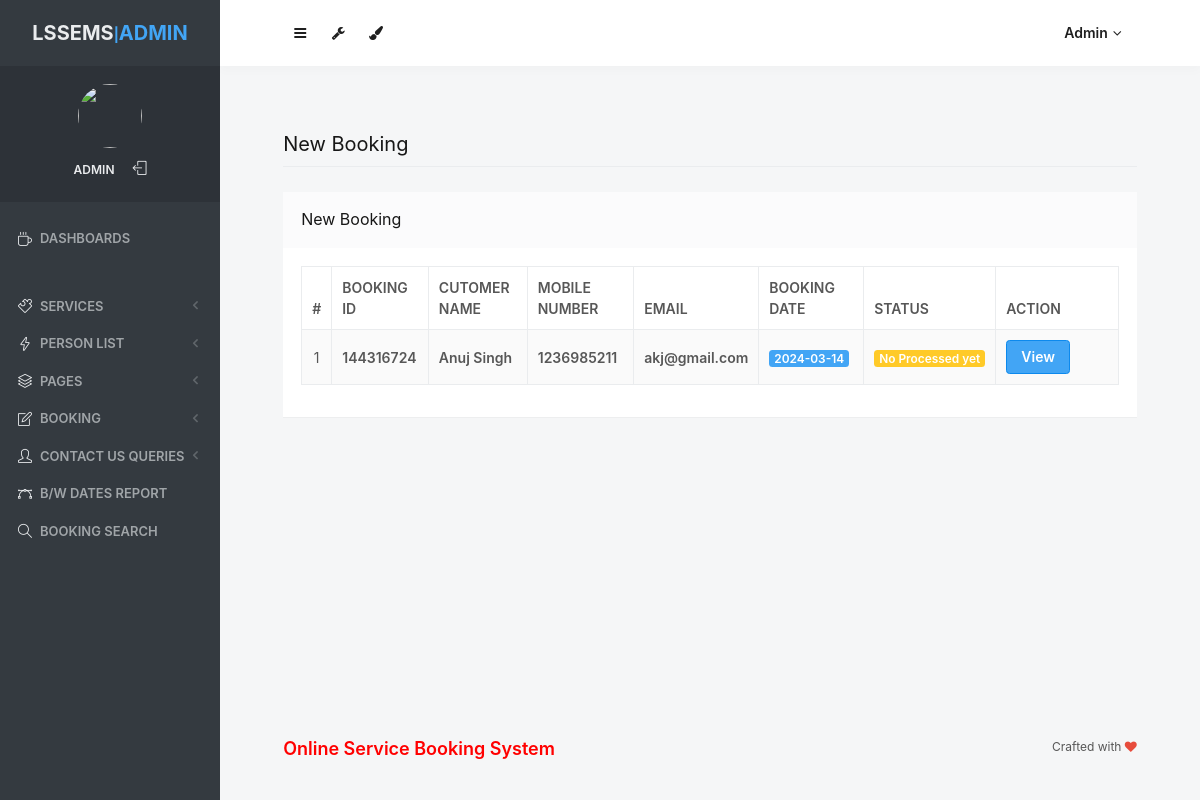
Screenshot of /admin/new-booking.php (signed in) with the database file from the repository.
### tables this page shows
CREATE TABLE `tblbooking` (
  `ID` int(10) NOT NULL,
  `BookingID` int(10) DEFAULT NULL,
  `ServiceID` int(10) DEFAULT NULL,
  `UserID` int(5) DEFAULT NULL,
  `BookingDate` date DEFAULT NULL,
  `ServiceType` varchar(200) DEFAULT NULL,
  `cityName` varchar(255) DEFAULT NULL,
  `Message` mediumtext DEFAULT NULL,
  `Remark` varchar(200) DEFAULT NULL,
  `Status` varchar(200) DEFAULT NULL
);

CREATE TABLE `tbluser` (
  `ID` int(10) NOT NULL,
  `FullName` varchar(200) DEFAULT NULL,
  `MobileNumber` bigint(10) DEFAULT NULL,
  `Email` varchar(200) DEFAULT NULL,
  `Password` varchar(200) DEFAULT NULL,
  `RegDate` timestamp NULL DEFAULT current_timestamp()
);

### admin/new-booking.php (the view, shortened to what this page needs)
<?php
include('includes/dbconnection.php');
if (strlen($_SESSION['odmsaid']==0)) {
  header('location:logout.php');
  } else{
  ?>
<!doctype html>
<html lang="en" class="no-focus">
    <head>
        <link rel="stylesheet" href="assets/js/plugins/datatables/dataTables.bootstrap4.min.css">
        <link rel="stylesheet" id="css-main" href="assets/css/codebase.min.css">
    </head>
    <body>
        <div id="page-container" class="sidebar-o sidebar-inverse side-scroll page-header-fixed main-content-narrow">
           <?php include_once('includes/sidebar.php');?>
          <?php include_once('includes/header.php');?>
            <main id="main-container">
                <div class="content">
                    <h2 class="content-heading">New Booking</h2>
                    <div class="block">
                        <div class="block-header block-header-default">
                            <h3 class="block-title">New Booking</h3>
                        </div>
                        <div class="block-content block-content-full">
                            <table class="table table-bordered table-striped table-vcenter js-dataTable-full-pagination">
                                <thead>
                                    <tr>
                                        <th class="text-center">#</th>
                                        <th>Booking ID</th>
                                        <th class="d-none d-sm-table-cell">Cutomer Name</th>
                                        <th class="d-none d-sm-table-cell">Mobile Number</th>
                                        <th class="d-none d-sm-table-cell">Email</th>
                                        <th class="d-none d-sm-table-cell">Booking Date</th>
                                        <th class="d-none d-sm-table-cell">Status</th>
                                        <th class="d-none d-sm-table-cell" style="width: 15%;">Action</th>
                                       </tr>
                                </thead>
                                <tbody>
                                    <?php
$sql="SELECT tbluser.FullName,tbluser.MobileNumber,tbluser.Email,tblbooking.ID as bid,tblbooking.BookingID,tblbooking.BookingDate,tblbooking.Status from tblbooking join tbluser on tbluser.ID=tblbooking.UserID where tblbooking.Status is null";
$query = $dbh -> prepare($sql);
$query->execute();
$results=$query->fetchAll(PDO::FETCH_OBJ);
$cnt=1;
if($query->rowCount() > 0)
{
foreach($results as $row)
{               ?>
                                    <tr>
                                        <td class="text-center"><?php echo htmlentities($cnt);?></td>
                                        <td class="font-w600"><?php  echo htmlentities($row->BookingID);?></td>
                                        <td class="font-w600"><?php  echo htmlentities($row->FullName);?></td>
                                        <td class="font-w600"><?php  echo htmlentities($row->MobileNumber);?></td>
                                        <td class="font-w600"><?php  echo htmlentities($row->Email);?></td>
                                        <td class="font-w600">
                                            <span class="badge badge-primary"><?php  echo htmlentities($row->BookingDate);?></span>
                                        </td>
                                        <?php $fstatus=$row->Status; ?>
                     <td class="font-w600"> <?php if($fstatus==''):?>
                          <span class="badge badge-warning">No Processed yet</span>
                      <?php elseif($fstatus=='Approved'):?>
                         <span class="badge badge-success"><?php echo $fstatus;?></span>
                          <?php elseif($fstatus=='Cancelled'):?>
                            <span class="badge badge-danger"><?php echo $fstatus;?></span>
                        <?php endif;?>
                     </td>
                                         <td class="d-none d-sm-table-cell"><a href="view-booking-detail.php?editid=<?php echo htmlentities ($row->bid);?>&&bookingid=<?php echo htmlentities ($row->BookingID);?>" class="btn btn-primary" target="_blank">View</a></td>
                                    </tr>
                                    <?php $cnt=$cnt+1;}} ?>
                                </tbody>
                            </table>
                        </div>
                    </div>
                </div>
            </main>
           <?php include_once('includes/footer.php');?>
        </div>
    </body>
</html>
<?php }  ?>

### admin/includes/sidebar.php (shortened to what this page needs)
     <?php
include('includes/dbconnection.php');
if (strlen($_SESSION['odmsaid']==0)) {
  header('location:logout.php');
  } else{
  ?>
   <nav id="sidebar">
                <div id="sidebar-scroll">
                    <div class="sidebar-content">
                        <div class="content-header content-header-fullrow px-15">
                            <div class="content-header-section text-center align-parent sidebar-mini-hidden">
                                <div class="content-header-item">
                                    <a class="link-effect font-w700" href="dashboard.php">
                                        <span class="font-size-xl text-dual-primary-dark">LSSEMS</span>|<span class="font-size-xl text-primary">ADMIN</span>
                                    </a>
                                </div>
                            </div>
                        </div>
                        <div class="content-side content-side-full content-side-user px-10 align-parent">
                            <div class="sidebar-mini-hidden-b text-center">
                                <a class="img-link" href="dashboard.php">
                                    <img class="img-avatar" src="assets/img/avatars/avatar15.jpg" alt="">
                                </a>
                                <ul class="list-inline mt-10">
                                    <?php
$aid=$_SESSION['odmsaid'];
$sql="SELECT AdminName from  tbladmin where ID=:aid";
$query = $dbh -> prepare($sql);
$query->bindParam(':aid',$aid,PDO::PARAM_STR);
$query->execute();
$results=$query->fetchAll(PDO::FETCH_OBJ);
$cnt=1;
if($query->rowCount() > 0)
{
foreach($results as $row)
{               ?>
                                    <li class="list-inline-item">
                                        <a class="link-effect text-dual-primary-dark font-size-xs font-w600 text-uppercase" href="admin-profile.php"><?php  echo $row->AdminName;?></a>
                                    </li><?php $cnt=$cnt+1;}} ?>
                                    <li class="list-inline-item">
                                        <a class="link-effect text-dual-primary-dark" href="logout.php">
                                            <i class="si si-logout"></i>
                                        </a>
                                    </li>
                                </ul>
                            </div>
                        </div>
                        <div class="content-side content-side-full">
                            <ul class="nav-main">
                                <li class="open">
                                    <a href="dashboard.php"><i class="si si-cup"></i><span class="sidebar-mini-hide">Dashboards</span></a>
                                </li>
                                <li class="nav-main-heading"><span class="sidebar-mini-visible">UI</span><span class="sidebar-mini-hidden"></span></li>
                                <li>
                                    <a class="nav-submenu" data-toggle="nav-submenu"><i class="si si-puzzle"></i><span class="sidebar-mini-hide"></span>Services</a>
                                </li>
                                <li>
                                    <a class="nav-submenu" data-toggle="nav-submenu" href="#"><i class="si si-energy"></i><span class="sidebar-mini-hide">Person List</span></a>
                                </li>
                                <li>
                                    <a class="nav-submenu" data-toggle="nav-submenu" href="#"><i class="si si-layers"></i><span class="sidebar-mini-hide">Pages</span></a>
                                </li>
                                <li>
                                    <a class="nav-submenu" data-toggle="nav-submenu" href="#"><i class="si si-note"></i><span class="sidebar-mini-hide">Booking</span></a>
                                </li>
                                <li>
                                    <a class="nav-submenu" data-toggle="nav-submenu" href="#"><i class="si si-user"></i><span class="sidebar-mini-hide">Contact Us Queries</span></a>
                                </li>
                                <li>
                                    <a  href="between-dates-report.php"><i class="si si-vector"></i><span class="sidebar-mini-hide">B/w Dates Report</span></a>
                                </li>
                     <li>
                                    <a href="booking-search.php"><i class="si si-magnifier"></i><span class="sidebar-mini-hide">Booking Search</span></a>
                                </li>
                            </ul>
                        </div>
                    </div>
                </div>
            </nav>
           <?php }  ?>

### admin/includes/header.php (shortened to what this page needs)
   <?php
include('includes/dbconnection.php');
if (strlen($_SESSION['odmsaid']==0)) {
  header('location:logout.php');
  } else{
  ?>
            <header id="page-header">
                <div class="content-header">
                    <div class="content-header-section">
                        <button type="button" class="btn btn-circle btn-dual-secondary" data-toggle="layout" data-action="sidebar_toggle">
                            <i class="fa fa-navicon"></i>
                        </button>
                        <div class="btn-group" role="group">
                            <button type="button" class="btn btn-circle btn-dual-secondary" id="page-header-options-dropdown" data-toggle="dropdown" aria-haspopup="true" aria-expanded="false">
                                <i class="fa fa-wrench"></i>
                            </button>
                        </div>
                        <div class="btn-group" role="group">
                            <button type="button" class="btn btn-circle btn-dual-secondary" id="page-header-themes-dropdown" data-toggle="dropdown" aria-haspopup="true" aria-expanded="false">
                                <i class="fa fa-paint-brush"></i>
                            </button>
                        </div>
                    </div>
                    <div class="content-header-section">
                        <div class="btn-group" role="group">
                            <?php
$aid=$_SESSION['odmsaid'];
$sql="SELECT AdminName from  tbladmin where ID=:aid";
$query = $dbh -> prepare($sql);
$query->bindParam(':aid',$aid,PDO::PARAM_STR);
$query->execute();
$results=$query->fetchAll(PDO::FETCH_OBJ);
$cnt=1;
if($query->rowCount() > 0)
{
foreach($results as $row)
{               ?>
                            <button type="button" class="btn btn-rounded btn-dual-secondary" id="page-header-user-dropdown" data-toggle="dropdown" aria-haspopup="true" aria-expanded="false">
                                <?php  echo $row->AdminName;?><i class="fa fa-angle-down ml-5"></i>
                            </button>
                            <?php $cnt=$cnt+1;}} ?>
                        </div>
                    </div>
                </div>
            </header>
            <?php }  ?>

### rows the page displays
tblbooking: BookingID "144316724", UserID.FullName "Anuj Singh", UserID.MobileNumber "1236985211", UserID.Email "akj@gmail.com", BookingDate "2024-03-14"

### other values shown
$row->AdminName "ADMIN"
$row->AdminName "Admin"
